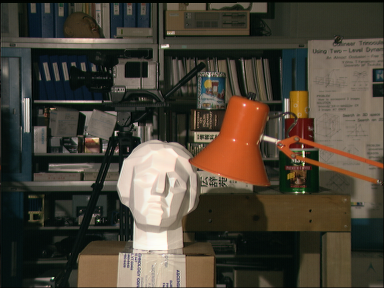
#> input picture Images/tsukuba_left.png, 384 x 288 px
$ python StereoMatchingSsd.py
#> lines starting #> are read from the running program, lines starting #| are printed output that depends on the picture
import numpy as np
from PIL import Image
import time

def stereo_matching_ssd(left_img, right_img, dernel_size, disparity_range):
#> called with left_img = 'Images/tsukuba_left.png', right_img = 'Images/tsukuba_right.png', dernel_size = 5, disparity_range = 16
    left_img = Image.open(left_img).convert('L')
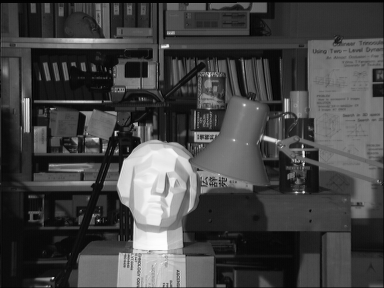
#> left_img: PIL image 384x288 L; min 0, max 253, mean 68.3
    left = np.asarray(left_img)
    right_img = Image.open(right_img).convert('L')
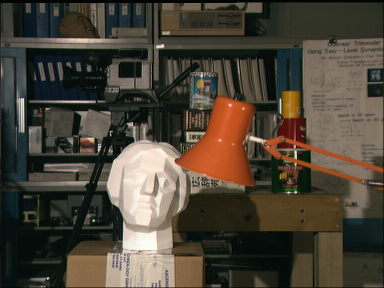
#> input picture Images/tsukuba_right.png, 384 x 288 px
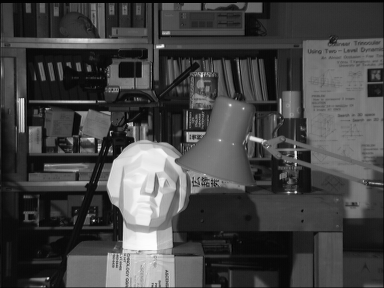
#> right_img: PIL image 384x288 L; min 0, max 254, mean 68.7
    right = np.asarray(right_img)

    width = 384
    height = 288

    # tao depth map
    depth = np.zeros((height, width), np.uint8)

    dernel_haft = int((dernel_size - 1) / 2)
    scale = 255 / disparity_range

    for y in range(dernel_haft, height - dernel_haft):
        for x in range(dernel_haft, width - dernel_haft):

            disparity = 0
            cost_min = 65534

            for j in range(disparity_range):
                step = 0
                ssd_step = 0
                for v in range(-dernel_haft, dernel_haft):
                    for u in range(-dernel_haft, dernel_haft):
                        step = (int(left[y+v, x+u]) - int(right[y+u, (x+u) - j]))**2
                        ssd_step += step
                if ssd_step < cost_min:
                    cost_min = ssd_step
                    disparity = j

            depth[y, x] = disparity * scale
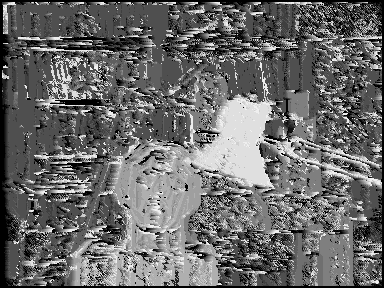
#> depth: shape (288, 384); min 0, max 239, mean 105.8
    Image.fromarray(depth).save('Images/tsukuba_disparity_map_ssd.png')

if __name__ == '__main__':
    disparity_range = 16
    dernel_size = 5
    start = time.time()
    stereo_matching_ssd('Images/tsukuba_left.png', 'Images/tsukuba_right.png', dernel_size, disparity_range)
    print('time: ', (time.time() - start) * 1000)
